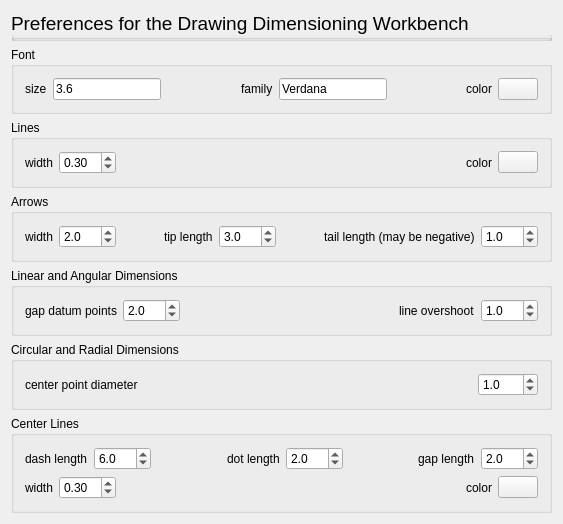
<?xml version="1.0" encoding="UTF-8"?>
<ui version="4.0">
 <class>Gui::Dialog::DlgSettingsDraft</class>
 <widget class="QWidget" name="Gui::Dialog::DlgSettingsDraft">
  <property name="geometry">
   <rect>
    <x>0</x>
    <y>0</y>
    <width>563</width>
    <height>512</height>
   </rect>
  </property>
  <property name="windowTitle">
   <string>General settings</string>
  </property>
  <layout class="QGridLayout" name="gridLayout_2">
   <item row="1" column="0">
    <widget class="QGroupBox" name="groupBox">
     <property name="sizePolicy">
      <sizepolicy hsizetype="Preferred" vsizetype="Preferred">
       <horstretch>0</horstretch>
       <verstretch>1</verstretch>
      </sizepolicy>
     </property>
     <property name="title">
      <string>Font</string>
     </property>
     <layout class="QVBoxLayout" name="verticalLayout">
      <item>
       <layout class="QHBoxLayout" name="horizontalLayout_19">
        <item>
         <widget class="QLabel" name="label">
          <property name="text">
           <string>size</string>
          </property>
         </widget>
        </item>
        <item>
         <widget class="Gui::PrefLineEdit" name="gui::preflineedit_3">
          <property name="toolTip">
           <string>This is the default group name for construction geometry</string>
          </property>
          <property name="text">
           <string>3.6</string>
          </property>
          <property name="prefEntry" stdset="0">
           <cstring>textRenderer_size</cstring>
          </property>
          <property name="prefPath" stdset="0">
           <cstring>Mod/Drawing_Dimensioning</cstring>
          </property>
         </widget>
        </item>
        <item>
         <spacer name="horizontalSpacer_5">
          <property name="orientation">
           <enum>Qt::Horizontal</enum>
          </property>
          <property name="sizeHint" stdset="0">
           <size>
            <width>40</width>
            <height>20</height>
           </size>
          </property>
         </spacer>
        </item>
        <item>
         <widget class="QLabel" name="label_14">
          <property name="text">
           <string>family</string>
          </property>
         </widget>
        </item>
        <item>
         <widget class="Gui::PrefLineEdit" name="gui::preflineedit_2">
          <property name="toolTip">
           <string>This is the default group name for construction geometry</string>
          </property>
          <property name="text">
           <string>Verdana</string>
          </property>
          <property name="prefEntry" stdset="0">
           <cstring>textRenderer_family</cstring>
          </property>
          <property name="prefPath" stdset="0">
           <cstring>Mod/Drawing_Dimensioning</cstring>
          </property>
         </widget>
        </item>
        <item>
         <spacer name="horizontalSpacer">
          <property name="orientation">
           <enum>Qt::Horizontal</enum>
          </property>
          <property name="sizeHint" stdset="0">
           <size>
            <width>40</width>
            <height>20</height>
           </size>
          </property>
         </spacer>
        </item>
        <item>
         <widget class="QLabel" name="label_2">
          <property name="text">
           <string>color</string>
          </property>
         </widget>
        </item>
        <item>
         <widget class="Gui::PrefColorButton" name="gui::prefcolorbutton_3">
          <property name="toolTip">
           <string>This is the default color for objects being drawn while in construction mode.</string>
          </property>
          <property name="color" stdset="0">
           <color>
            <red>255</red>
            <green>0</green>
            <blue>0</blue>
           </color>
          </property>
          <property name="prefEntry" stdset="0">
           <cstring>textRenderer_color</cstring>
          </property>
          <property name="prefPath" stdset="0">
           <cstring>Mod/Drawing_Dimensioning</cstring>
          </property>
         </widget>
        </item>
       </layout>
      </item>
     </layout>
    </widget>
   </item>
   <item row="6" column="0">
    <widget class="QGroupBox" name="groupBox_2">
     <property name="sizePolicy">
      <sizepolicy hsizetype="Preferred" vsizetype="Preferred">
       <horstretch>0</horstretch>
       <verstretch>2</verstretch>
      </sizepolicy>
     </property>
     <property name="maximumSize">
      <size>
       <width>16777215</width>
       <height>16777215</height>
      </size>
     </property>
     <property name="title">
      <string>Center Lines</string>
     </property>
     <layout class="QVBoxLayout" name="verticalLayout_6">
      <item>
       <layout class="QHBoxLayout" name="horizontalLayout_10">
        <item>
         <widget class="QLabel" name="label_11">
          <property name="text">
           <string>dash length</string>
          </property>
         </widget>
        </item>
        <item>
         <widget class="Gui::PrefDoubleSpinBox" name="gui::prefdoublespinbox_9">
          <property name="maximumSize">
           <size>
            <width>60</width>
            <height>16777215</height>
           </size>
          </property>
          <property name="toolTip">
           <string>This is the value used by functions that use a tolerance.
Values with differences below this value will be treated as same.</string>
          </property>
          <property name="suffix">
           <string/>
          </property>
          <property name="decimals">
           <number>1</number>
          </property>
          <property name="minimum">
           <double>0.100000000000000</double>
          </property>
          <property name="singleStep">
           <double>0.100000000000000</double>
          </property>
          <property name="value">
           <double>6.000000000000000</double>
          </property>
          <property name="prefEntry" stdset="0">
           <cstring>centerLine_len_dash</cstring>
          </property>
          <property name="prefPath" stdset="0">
           <cstring>Mod/Drawing_Dimensioning</cstring>
          </property>
         </widget>
        </item>
        <item>
         <spacer name="horizontalSpacer_4">
          <property name="orientation">
           <enum>Qt::Horizontal</enum>
          </property>
          <property name="sizeHint" stdset="0">
           <size>
            <width>40</width>
            <height>20</height>
           </size>
          </property>
         </spacer>
        </item>
        <item>
         <widget class="QLabel" name="label_12">
          <property name="text">
           <string>dot length</string>
          </property>
         </widget>
        </item>
        <item>
         <widget class="Gui::PrefDoubleSpinBox" name="gui::prefdoublespinbox_10">
          <property name="maximumSize">
           <size>
            <width>60</width>
            <height>16777215</height>
           </size>
          </property>
          <property name="toolTip">
           <string>This is the value used by functions that use a tolerance.
Values with differences below this value will be treated as same.</string>
          </property>
          <property name="suffix">
           <string/>
          </property>
          <property name="decimals">
           <number>1</number>
          </property>
          <property name="minimum">
           <double>0.100000000000000</double>
          </property>
          <property name="singleStep">
           <double>0.100000000000000</double>
          </property>
          <property name="value">
           <double>2.000000000000000</double>
          </property>
          <property name="prefEntry" stdset="0">
           <cstring>centerLine_len_dot</cstring>
          </property>
          <property name="prefPath" stdset="0">
           <cstring>Mod/Drawing_Dimensioning</cstring>
          </property>
         </widget>
        </item>
        <item>
         <spacer name="horizontalSpacer_3">
          <property name="orientation">
           <enum>Qt::Horizontal</enum>
          </property>
          <property name="sizeHint" stdset="0">
           <size>
            <width>40</width>
            <height>20</height>
           </size>
          </property>
         </spacer>
        </item>
        <item>
         <widget class="QLabel" name="label_13">
          <property name="text">
           <string>gap length</string>
          </property>
         </widget>
        </item>
        <item>
         <widget class="Gui::PrefDoubleSpinBox" name="gui::prefdoublespinbox_11">
          <property name="maximumSize">
           <size>
            <width>60</width>
            <height>16777215</height>
           </size>
          </property>
          <property name="toolTip">
           <string>This is the value used by functions that use a tolerance.
Values with differences below this value will be treated as same.</string>
          </property>
          <property name="suffix">
           <string/>
          </property>
          <property name="decimals">
           <number>1</number>
          </property>
          <property name="minimum">
           <double>0.100000000000000</double>
          </property>
          <property name="singleStep">
           <double>0.100000000000000</double>
          </property>
          <property name="value">
           <double>2.000000000000000</double>
          </property>
          <property name="prefEntry" stdset="0">
           <cstring>centerLine_len_gap</cstring>
          </property>
          <property name="prefPath" stdset="0">
           <cstring>Mod/Drawing_Dimensioning</cstring>
          </property>
         </widget>
        </item>
       </layout>
      </item>
      <item>
       <layout class="QHBoxLayout" name="horizontalLayout_3">
        <item>
         <widget class="QLabel" name="label_6">
          <property name="text">
           <string>width</string>
          </property>
         </widget>
        </item>
        <item>
         <widget class="Gui::PrefDoubleSpinBox" name="gui::prefdoublespinbox_4">
          <property name="maximumSize">
           <size>
            <width>60</width>
            <height>16777215</height>
           </size>
          </property>
          <property name="toolTip">
           <string>This is the value used by functions that use a tolerance.
Values with differences below this value will be treated as same.</string>
          </property>
          <property name="suffix">
           <string/>
          </property>
          <property name="minimum">
           <double>0.010000000000000</double>
          </property>
          <property name="singleStep">
           <double>0.010000000000000</double>
          </property>
          <property name="value">
           <double>0.300000000000000</double>
          </property>
          <property name="prefEntry" stdset="0">
           <cstring>centerLine_width</cstring>
          </property>
          <property name="prefPath" stdset="0">
           <cstring>Mod/Drawing_Dimensioning</cstring>
          </property>
         </widget>
        </item>
        <item>
         <spacer name="horizontalSpacer_9">
          <property name="orientation">
           <enum>Qt::Horizontal</enum>
          </property>
          <property name="sizeHint" stdset="0">
           <size>
            <width>40</width>
            <height>20</height>
           </size>
          </property>
         </spacer>
        </item>
        <item>
         <widget class="QLabel" name="label_7">
          <property name="text">
           <string>color</string>
          </property>
         </widget>
        </item>
        <item>
         <widget class="Gui::PrefColorButton" name="gui::prefcolorbutton_5">
          <property name="toolTip">
           <string>This is the default color for objects being drawn while in construction mode.</string>
          </property>
          <property name="color" stdset="0">
           <color>
            <red>0</red>
            <green>0</green>
            <blue>255</blue>
           </color>
          </property>
          <property name="prefEntry" stdset="0">
           <cstring>centerLine_color</cstring>
          </property>
          <property name="prefPath" stdset="0">
           <cstring>Mod/Drawing_Dimensioning</cstring>
          </property>
         </widget>
        </item>
       </layout>
      </item>
     </layout>
    </widget>
   </item>
   <item row="4" column="0">
    <widget class="QGroupBox" name="groupBox_4">
     <property name="sizePolicy">
      <sizepolicy hsizetype="Preferred" vsizetype="Preferred">
       <horstretch>0</horstretch>
       <verstretch>1</verstretch>
      </sizepolicy>
     </property>
     <property name="title">
      <string>Linear and Angular Dimensions</string>
     </property>
     <layout class="QVBoxLayout" name="verticalLayout_3">
      <item>
       <layout class="QHBoxLayout" name="horizontalLayout_7">
        <item>
         <widget class="QLabel" name="label_8">
          <property name="text">
           <string>gap datum points</string>
          </property>
         </widget>
        </item>
        <item>
         <widget class="Gui::PrefDoubleSpinBox" name="gui::prefdoublespinbox_6">
          <property name="maximumSize">
           <size>
            <width>60</width>
            <height>16777215</height>
           </size>
          </property>
          <property name="toolTip">
           <string>This is the value used by functions that use a tolerance.
Values with differences below this value will be treated as same.</string>
          </property>
          <property name="suffix">
           <string/>
          </property>
          <property name="decimals">
           <number>1</number>
          </property>
          <property name="singleStep">
           <double>0.100000000000000</double>
          </property>
          <property name="value">
           <double>2.000000000000000</double>
          </property>
          <property name="prefEntry" stdset="0">
           <cstring>gap_datum_points</cstring>
          </property>
          <property name="prefPath" stdset="0">
           <cstring>Mod/Drawing_Dimensioning</cstring>
          </property>
         </widget>
        </item>
        <item>
         <spacer name="horizontalSpacer_6">
          <property name="orientation">
           <enum>Qt::Horizontal</enum>
          </property>
          <property name="sizeHint" stdset="0">
           <size>
            <width>40</width>
            <height>20</height>
           </size>
          </property>
         </spacer>
        </item>
        <item>
         <widget class="QLabel" name="label_9">
          <property name="text">
           <string>line overshoot</string>
          </property>
         </widget>
        </item>
        <item>
         <widget class="Gui::PrefDoubleSpinBox" name="gui::prefdoublespinbox_7">
          <property name="maximumSize">
           <size>
            <width>60</width>
            <height>16777215</height>
           </size>
          </property>
          <property name="toolTip">
           <string>This is the value used by functions that use a tolerance.
Values with differences below this value will be treated as same.</string>
          </property>
          <property name="suffix">
           <string/>
          </property>
          <property name="decimals">
           <number>1</number>
          </property>
          <property name="singleStep">
           <double>0.100000000000000</double>
          </property>
          <property name="value">
           <double>1.000000000000000</double>
          </property>
          <property name="prefEntry" stdset="0">
           <cstring>dimension_line_overshoot</cstring>
          </property>
          <property name="prefPath" stdset="0">
           <cstring>Mod/Drawing_Dimensioning</cstring>
          </property>
         </widget>
        </item>
       </layout>
      </item>
     </layout>
    </widget>
   </item>
   <item row="5" column="0">
    <widget class="QGroupBox" name="groupBox_3">
     <property name="sizePolicy">
      <sizepolicy hsizetype="Preferred" vsizetype="Preferred">
       <horstretch>0</horstretch>
       <verstretch>1</verstretch>
      </sizepolicy>
     </property>
     <property name="title">
      <string>Circular and Radial Dimensions</string>
     </property>
     <layout class="QVBoxLayout" name="verticalLayout_2">
      <item>
       <layout class="QHBoxLayout" name="horizontalLayout_9">
        <item>
         <widget class="QLabel" name="label_10">
          <property name="text">
           <string>center point diameter</string>
          </property>
         </widget>
        </item>
        <item>
         <widget class="Gui::PrefDoubleSpinBox" name="gui::prefdoublespinbox_8">
          <property name="maximumSize">
           <size>
            <width>60</width>
            <height>16777215</height>
           </size>
          </property>
          <property name="toolTip">
           <string>This is the value used by functions that use a tolerance.
Values with differences below this value will be treated as same.</string>
          </property>
          <property name="suffix">
           <string/>
          </property>
          <property name="decimals">
           <number>1</number>
          </property>
          <property name="singleStep">
           <double>0.100000000000000</double>
          </property>
          <property name="value">
           <double>1.000000000000000</double>
          </property>
          <property name="prefEntry" stdset="0">
           <cstring>centerPointDia</cstring>
          </property>
          <property name="prefPath" stdset="0">
           <cstring>Mod/Drawing_Dimensioning</cstring>
          </property>
         </widget>
        </item>
       </layout>
      </item>
     </layout>
    </widget>
   </item>
   <item row="2" column="0">
    <widget class="QGroupBox" name="groupBox_6">
     <property name="sizePolicy">
      <sizepolicy hsizetype="Preferred" vsizetype="Preferred">
       <horstretch>0</horstretch>
       <verstretch>1</verstretch>
      </sizepolicy>
     </property>
     <property name="title">
      <string>Lines</string>
     </property>
     <layout class="QVBoxLayout" name="verticalLayout_5">
      <item>
       <layout class="QHBoxLayout" name="horizontalLayout_2">
        <item>
         <widget class="QLabel" name="label_3">
          <property name="text">
           <string>width</string>
          </property>
         </widget>
        </item>
        <item>
         <widget class="Gui::PrefDoubleSpinBox" name="gui::prefdoublespinbox_2">
          <property name="maximumSize">
           <size>
            <width>60</width>
            <height>16777215</height>
           </size>
          </property>
          <property name="toolTip">
           <string>This is the value used by functions that use a tolerance.
Values with differences below this value will be treated as same.</string>
          </property>
          <property name="suffix">
           <string/>
          </property>
          <property name="minimum">
           <double>0.010000000000000</double>
          </property>
          <property name="singleStep">
           <double>0.010000000000000</double>
          </property>
          <property name="value">
           <double>0.300000000000000</double>
          </property>
          <property name="prefEntry" stdset="0">
           <cstring>strokeWidth</cstring>
          </property>
          <property name="prefPath" stdset="0">
           <cstring>Mod/Drawing_Dimensioning</cstring>
          </property>
         </widget>
        </item>
        <item>
         <spacer name="horizontalSpacer_2">
          <property name="orientation">
           <enum>Qt::Horizontal</enum>
          </property>
          <property name="sizeHint" stdset="0">
           <size>
            <width>40</width>
            <height>20</height>
           </size>
          </property>
         </spacer>
        </item>
        <item>
         <widget class="QLabel" name="label_4">
          <property name="text">
           <string>color</string>
          </property>
         </widget>
        </item>
        <item>
         <widget class="Gui::PrefColorButton" name="gui::prefcolorbutton_4">
          <property name="toolTip">
           <string>This is the default color for objects being drawn while in construction mode.</string>
          </property>
          <property name="color" stdset="0">
           <color>
            <red>0</red>
            <green>0</green>
            <blue>255</blue>
           </color>
          </property>
          <property name="prefEntry" stdset="0">
           <cstring>lineColor</cstring>
          </property>
          <property name="prefPath" stdset="0">
           <cstring>Mod/Drawing_Dimensioning</cstring>
          </property>
         </widget>
        </item>
       </layout>
      </item>
     </layout>
    </widget>
   </item>
   <item row="3" column="0">
    <widget class="QGroupBox" name="groupBox_5">
     <property name="sizePolicy">
      <sizepolicy hsizetype="Preferred" vsizetype="Preferred">
       <horstretch>0</horstretch>
       <verstretch>1</verstretch>
      </sizepolicy>
     </property>
     <property name="title">
      <string>Arrows</string>
     </property>
     <layout class="QVBoxLayout" name="verticalLayout_4">
      <item>
       <layout class="QHBoxLayout" name="horizontalLayout_8">
        <item>
         <widget class="QLabel" name="label_16">
          <property name="text">
           <string>width</string>
          </property>
         </widget>
        </item>
        <item>
         <widget class="Gui::PrefDoubleSpinBox" name="gui::prefdoublespinbox_13">
          <property name="maximumSize">
           <size>
            <width>60</width>
            <height>16777215</height>
           </size>
          </property>
          <property name="toolTip">
           <string>This is the value used by functions that use a tolerance.
Values with differences below this value will be treated as same.</string>
          </property>
          <property name="suffix">
           <string/>
          </property>
          <property name="decimals">
           <number>1</number>
          </property>
          <property name="minimum">
           <double>0.100000000000000</double>
          </property>
          <property name="singleStep">
           <double>0.100000000000000</double>
          </property>
          <property name="value">
           <double>2.000000000000000</double>
          </property>
          <property name="prefEntry" stdset="0">
           <cstring>arrowW</cstring>
          </property>
          <property name="prefPath" stdset="0">
           <cstring>Mod/Drawing_Dimensioning</cstring>
          </property>
         </widget>
        </item>
        <item>
         <spacer name="horizontalSpacer_8">
          <property name="orientation">
           <enum>Qt::Horizontal</enum>
          </property>
          <property name="sizeHint" stdset="0">
           <size>
            <width>40</width>
            <height>20</height>
           </size>
          </property>
         </spacer>
        </item>
        <item>
         <widget class="QLabel" name="label_5">
          <property name="text">
           <string>tip length</string>
          </property>
         </widget>
        </item>
        <item>
         <widget class="Gui::PrefDoubleSpinBox" name="gui::prefdoublespinbox_3">
          <property name="maximumSize">
           <size>
            <width>60</width>
            <height>16777215</height>
           </size>
          </property>
          <property name="toolTip">
           <string>This is the value used by functions that use a tolerance.
Values with differences below this value will be treated as same.</string>
          </property>
          <property name="suffix">
           <string/>
          </property>
          <property name="decimals">
           <number>1</number>
          </property>
          <property name="minimum">
           <double>0.100000000000000</double>
          </property>
          <property name="singleStep">
           <double>0.100000000000000</double>
          </property>
          <property name="value">
           <double>3.000000000000000</double>
          </property>
          <property name="prefEntry" stdset="0">
           <cstring>arrowL1</cstring>
          </property>
          <property name="prefPath" stdset="0">
           <cstring>Mod/Drawing_Dimensioning</cstring>
          </property>
         </widget>
        </item>
        <item>
         <spacer name="horizontalSpacer_7">
          <property name="orientation">
           <enum>Qt::Horizontal</enum>
          </property>
          <property name="sizeHint" stdset="0">
           <size>
            <width>40</width>
            <height>20</height>
           </size>
          </property>
         </spacer>
        </item>
        <item>
         <widget class="QLabel" name="label_15">
          <property name="text">
           <string>tail length (may be negative)</string>
          </property>
         </widget>
        </item>
        <item>
         <widget class="Gui::PrefDoubleSpinBox" name="gui::prefdoublespinbox_12">
          <property name="maximumSize">
           <size>
            <width>60</width>
            <height>16777215</height>
           </size>
          </property>
          <property name="toolTip">
           <string>This is the value used by functions that use a tolerance.
Values with differences below this value will be treated as same.</string>
          </property>
          <property name="suffix">
           <string/>
          </property>
          <property name="decimals">
           <number>1</number>
          </property>
          <property name="minimum">
           <double>-10.000000000000000</double>
          </property>
          <property name="singleStep">
           <double>0.010000000000000</double>
          </property>
          <property name="value">
           <double>1.000000000000000</double>
          </property>
          <property name="prefEntry" stdset="0">
           <cstring>arrowL2</cstring>
          </property>
          <property name="prefPath" stdset="0">
           <cstring>Mod/Drawing_Dimensioning</cstring>
          </property>
         </widget>
        </item>
       </layout>
      </item>
     </layout>
    </widget>
   </item>
   <item row="0" column="0">
    <widget class="QGroupBox" name="groupBox_7">
     <property name="sizePolicy">
      <sizepolicy hsizetype="Minimum" vsizetype="Minimum">
       <horstretch>0</horstretch>
       <verstretch>0</verstretch>
      </sizepolicy>
     </property>
     <property name="maximumSize">
      <size>
       <width>16777215</width>
       <height>30</height>
      </size>
     </property>
     <property name="font">
      <font>
       <pointsize>14</pointsize>
      </font>
     </property>
     <property name="title">
      <string>Preferences for the Drawing Dimensioning Workbench</string>
     </property>
    </widget>
   </item>
  </layout>
 </widget>
 <layoutdefault spacing="6" margin="11"/>
 <pixmapfunction>qPixmapFromMimeSource</pixmapfunction>
 <customwidgets>
  <customwidget>
   <class>Gui::ColorButton</class>
   <extends>QPushButton</extends>
   <header>Gui/Widgets.h</header>
  </customwidget>
  <customwidget>
   <class>Gui::PrefColorButton</class>
   <extends>Gui::ColorButton</extends>
   <header>Gui/PrefWidgets.h</header>
  </customwidget>
  <customwidget>
   <class>Gui::PrefDoubleSpinBox</class>
   <extends>QDoubleSpinBox</extends>
   <header>Gui/PrefWidgets.h</header>
  </customwidget>
  <customwidget>
   <class>Gui::PrefLineEdit</class>
   <extends>QLineEdit</extends>
   <header>Gui/PrefWidgets.h</header>
  </customwidget>
 </customwidgets>
 <resources/>
 <connections/>
</ui>
